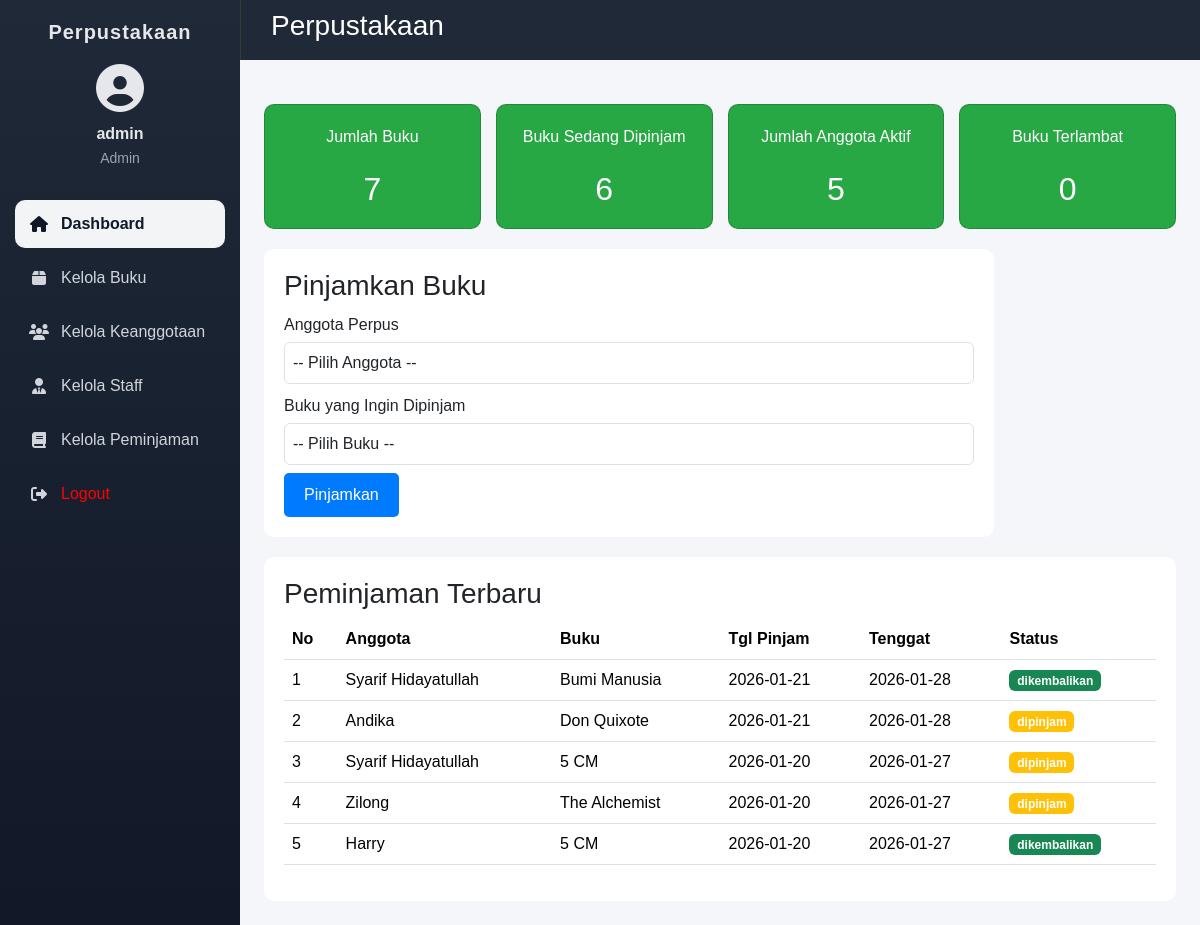
Screenshot of /dashboard.php (signed in) with the database file from the repository.
### tables this page shows
CREATE TABLE `peminjaman` (
  `id_peminjaman` int(11) NOT NULL,
  `id_buku` int(11) NOT NULL,
  `id_anggota` int(11) NOT NULL,
  `id_staff` int(11) NOT NULL,
  `tanggal_pinjam` date NOT NULL,
  `tanggal_tenggat` date NOT NULL,
  `tanggal_kembali` date DEFAULT NULL,
  `status_kembali` enum('dipinjam','dikembalikan','hilang') DEFAULT 'dipinjam'
);

CREATE TABLE `anggota` (
  `id_anggota` int(11) NOT NULL,
  `nama_lengkap` varchar(100) NOT NULL,
  `telepon` varchar(20) DEFAULT NULL,
  `alamat` text DEFAULT NULL,
  `status` enum('aktif','tidak') DEFAULT 'aktif',
  `created_at` timestamp NOT NULL DEFAULT current_timestamp()
);

CREATE TABLE `buku` (
  `id_buku` int(11) NOT NULL,
  `judul` varchar(255) NOT NULL,
  `isbn` varchar(20) DEFAULT NULL,
  `penulis` varchar(100) DEFAULT NULL,
  `total_copies` int(11) DEFAULT 0,
  `available_copies` int(11) DEFAULT 0,
  `created_at` timestamp NOT NULL DEFAULT current_timestamp()
);

### dashboard.php (the view, shortened to what this page needs)
<?php
require_once __DIR__ . '/helper.php';
$total_buku = $conn->query("SELECT COUNT(*) total FROM buku")
    ->fetch_assoc()['total'];
$aktif_pinjam = $conn->query("
    SELECT COUNT(*) total
    FROM peminjaman
    WHERE status_kembali = 'dipinjam'
")->fetch_assoc()['total'];
$total_anggota = $conn->query("
    SELECT COUNT(*) total
    FROM anggota
    WHERE status = 'aktif'
")->fetch_assoc()['total'];
$terlambat = $conn->query("
    SELECT COUNT(*) total
    FROM peminjaman
    WHERE status_kembali = 'dipinjam'
    AND tanggal_tenggat < CURDATE()
")->fetch_assoc()['total'];
$peminjaman = $conn->query("
    SELECT
        p.id_peminjaman,
        a.nama_lengkap,
        b.judul,
        p.tanggal_pinjam,
        p.tanggal_tenggat,
        p.status_kembali
    FROM peminjaman p
    JOIN anggota a ON p.id_anggota = a.id_anggota
    JOIN buku b ON p.id_buku = b.id_buku
    ORDER BY p.id_peminjaman DESC
    LIMIT 5
")->fetch_all(MYSQLI_ASSOC);
?>
<!doctype html>
<html lang="en">
<head>
    <link
        href="https://cdn.jsdelivr.net/npm/bootstrap@5.3.2/dist/css/bootstrap.min.css"
        rel="stylesheet"
 />
    <link
        href="https://cdnjs.cloudflare.com/ajax/libs/font-awesome/6.5.0/css/all.min.css"
        rel="stylesheet" />
    <link rel="stylesheet" href="dashboard.css">
</head>
<div class="dashboard-wrapper">
    <?php require_once __DIR__ . '/layout/sidebar.php'; ?>
    <div class="main">
        <?php require_once __DIR__ . '/layout/header.php'; ?>
        <section class="cards">
            <div class="card green">
                <p>Jumlah Buku</p>
                <h2><?= $total_buku ?></h2>
            </div>
            <div class="card green">
                <p>Buku Sedang Dipinjam</p>
                <h2><?= $aktif_pinjam ?></h2>
            </div>
            <div class="card green">
                <p>Jumlah Anggota Aktif</p>
                <h2><?= $total_anggota ?></h2>
            </div>
            <div class="card <?= $terlambat > 0 ? 'red' : 'green' ?>">
                <p>Buku Terlambat</p>
                <h2><?= $terlambat ?></h2>
            </div>
        </section>
        <section class="form-section">
            <h3>Pinjamkan Buku</h3>
            <form action="peminjaman/pinjam.php" method="post">
                <label>Anggota Perpus</label>
                <select name="id_anggota" class="form-control" required>
                    <option value="">-- Pilih Anggota --</option>
                </select>
                <label>Buku yang Ingin Dipinjam</label>
                <select name="id_buku" class="form-control" required>
                    <option value="">-- Pilih Buku --</option>
                </select>
                <button class="btn btn-primary mt-2">Pinjamkan</button>
            </form>
        </section>
        <section class="table-section">
            <h3>Peminjaman Terbaru</h3>
            <table class="table">
                <thead>
                    <tr>
                        <th>No</th>
                        <th>Anggota</th>
                        <th>Buku</th>
                        <th>Tgl Pinjam</th>
                        <th>Tenggat</th>
                        <th>Status</th>
                    </tr>
                </thead>
                <tbody>
                    <?php if (count($peminjaman) == 0): ?>
                        <tr>
                            <td colspan="6" class="text-center">Belum ada peminjaman</td>
                        </tr>
                    <?php else: ?>
                        <?php foreach ($peminjaman as $i => $p): ?>
                            <tr>
                                <td><?= $i + 1 ?></td>
                                <td><?= $p['nama_lengkap'] ?></td>
                                <td><?= $p['judul'] ?></td>
                                <td><?= $p['tanggal_pinjam'] ?></td>
                                <td><?= $p['tanggal_tenggat'] ?></td>
                                <td>
                                    <span class="badge bg-<?= $p['status_kembali'] == 'dipinjam' ? 'warning' : 'success' ?>">
                                        <?= $p['status_kembali'] ?>
                                    </span>
                                </td>
                            </tr>
                        <?php endforeach; ?>
                    <?php endif; ?>
                </tbody>
            </table>
        </section>
        <?php require_once __DIR__ . '/layout/footer.php'; ?>
    </div>
</div>

### layout/sidebar.php
<?php
$baseURL = "http://localhost/perpustakaan";
$currentURL = $_SERVER['REQUEST_URI'];
function isActive($path)
{
    global $currentURL;
    return strpos($currentURL, $path) !== false ? 'active' : '';
}
?>
<div class="sidebar" id="sidebar">
    <div class="sidebar-header">
        <h5>Perpustakaan</h5>
    </div>
    <div class="sidebar-user">
        <i class="fa fa-user-circle"></i>
        <div class="username"><?= htmlspecialchars($_SESSION['user_data']['username']) ?></div>
        <small><?= ucfirst($_SESSION['user_data']['role']) ?></small>
    </div>
    <ul class="sidebar-menu">
        <li>
            <a class="<?= isActive('/dashboard.php') ?>" href="<?= $baseURL ?>/dashboard.php">
                <i class="fa fa-home"></i>
                <span>Dashboard</span>
            </a>
        </li>
        <li>
            <a class="<?= isActive('/buku') ?>" href="<?= $baseURL ?>/buku/index.php">
                <i class="fa fa-box"></i>
                <span>Kelola Buku</span>
            </a>
        </li>
        <li>
            <a class="<?= isActive('/anggota') ?>" href="<?= $baseURL ?>/anggota/index.php">
                <i class="fa fa-users"></i>
                <span>Kelola Keanggotaan</span>
            </a>
        </li>
        <li>
            <a class="<?= isActive('/staff') ?>" href="<?= $baseURL ?>/staff/index.php">
                <i class="fa fa-user-tie"></i>
                <span>Kelola Staff</span>
            </a>
        </li>
        <li>
            <a class="<?= isActive('/peminjaman') ?>" href="<?= $baseURL ?>/peminjaman/index.php">
                <i class="fa fa-book"></i>
                <span>Kelola Peminjaman</span>
            </a>
        </li>
        <li>
        <a href="<?= $baseURL ?>/auth/logout.php">
            <i class="fa fa-sign-out-alt"></i>
            <span style="color: red;">Logout</span>
        </a>
        </li>
    </ul>
</div>

### layout/header.php (shortened to what this page needs)
<!doctype html>
<html lang="en">
<head>
    <link
        href="https://cdn.jsdelivr.net/npm/bootstrap@5.3.2/dist/css/bootstrap.min.css"
        rel="stylesheet"
 />
    <link
        href="https://cdnjs.cloudflare.com/ajax/libs/font-awesome/6.5.0/css/all.min.css"
        rel="stylesheet" />
    <link rel="stylesheet" href="../dashboard.css">
</head>
<body>
    <div class="header">
        <h3>Perpustakaan</h3>
    </div>
    <main class="container p-4">

### layout/footer.php (shortened to what this page needs)
</main>
</body>
</html>

### dashboard.css (style rules this page uses)
* { margin: 0; padding: 0; box-sizing: border-box; font-family: Arial, sans-serif; }
body { background-color: #f4f6f9; }
.dashboard-wrapper { display: flex; min-height: 100vh; }
.sidebar { width: 240px; background: linear-gradient(180deg, #1f2937, #111827); color: #e5e7eb; display: flex; flex-direction: column; padding: 20px 15px; }
.sidebar-header h5 { text-align: center; margin-bottom: 20px; font-weight: bold; letter-spacing: 1px; }
.sidebar-user { text-align: center; margin-bottom: 30px; }
.sidebar-user i { font-size: 48px; margin-bottom: 10px; }
.sidebar-user .username { font-weight: 600; }
.sidebar-user small { color: #9ca3af; }
.sidebar-menu { list-style: none; padding: 0; margin: 0; flex: 1; }
.sidebar-menu li { margin-bottom: 6px; }
.sidebar-menu a { display: flex; align-items: center; gap: 12px; padding: 12px 14px; border-radius: 10px; color: #d1d5db; text-decoration: none; transition: all 0.2s ease; }
.sidebar-menu a i { width: 20px; text-align: center; font-size: 16px; }
.sidebar-menu a.active { background-color: #f3f4f6; color: #111827; font-weight: 600; }
.sidebar-menu a.active i { color: #111827; }
.main { flex: 1; display: flex; flex-direction: column; }
.header { height: 60px; background-color: #1f2937; border-left: 1px solid #3a3939; display: flex; align-items: center; padding: 0 30px; font-weight: bold; }
.header h3 { color: #ffffff; }
.cards { display: grid; grid-template-columns: repeat(4, 1fr); gap: 15px; margin: 20px 0; }
.card { padding: 20px; border-radius: 10px; color: white; text-align: center; }
.card.green { background: #28a745; }
.card h2 { margin: 5px 0 0; }
.form-section { background: white; padding: 20px; border-radius: 10px; width: 80%; }
.form-section label { display: block; margin-top: 10px; }
.form-section select { width: 100%; padding: 8px; margin-top: 5px; }
.form-section button { margin-top: 15px; padding: 10px 20px; background: #007bff; color: white; border: none; border-radius: 5px; cursor: pointer; }
.table-section { margin-top: 20px; background: white; padding: 20px; border-radius: 10px; }

### rows the page displays
peminjaman: id_anggota.nama_lengkap "Syarif Hidayatullah", id_buku.judul "Bumi Manusia", tanggal_pinjam "2026-01-21", tanggal_tenggat "2026-01-28", status_kembali "dikembalikan"
peminjaman: id_anggota.nama_lengkap "Andika", id_buku.judul "Don Quixote", tanggal_pinjam "2026-01-21", tanggal_tenggat "2026-01-28", status_kembali "dipinjam"
peminjaman: id_anggota.nama_lengkap "Syarif Hidayatullah", id_buku.judul "5 CM", tanggal_pinjam "2026-01-20", tanggal_tenggat "2026-01-27", status_kembali "dipinjam"
peminjaman: id_anggota.nama_lengkap "Zilong", id_buku.judul "The Alchemist", tanggal_pinjam "2026-01-20", tanggal_tenggat "2026-01-27", status_kembali "dipinjam"
peminjaman: id_anggota.nama_lengkap "Harry", id_buku.judul "5 CM", tanggal_pinjam "2026-01-20", tanggal_tenggat "2026-01-27", status_kembali "dikembalikan"

### other values shown
$_SESSION['user_data']['username'] "admin"
$_SESSION['user_data']['role'] "Admin"
$total_buku "7"
$aktif_pinjam "6"
$total_anggota "5"
$terlambat "0"
